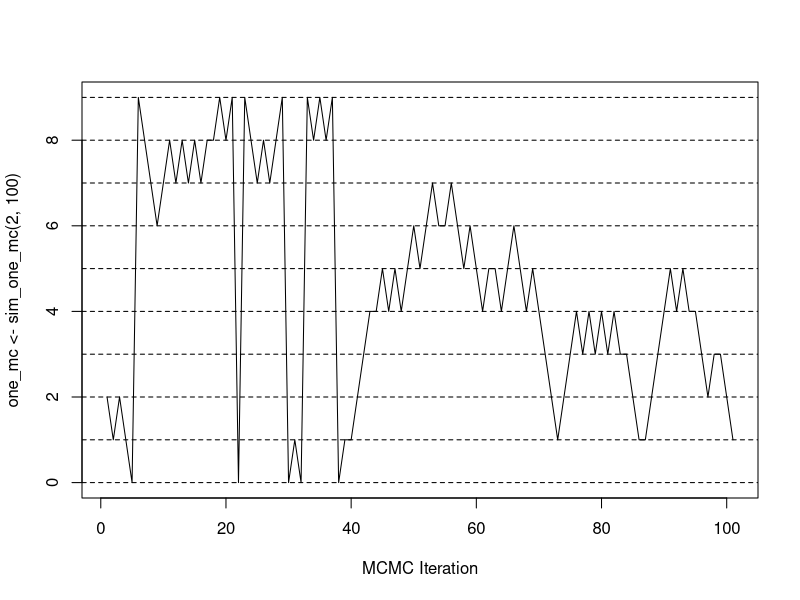
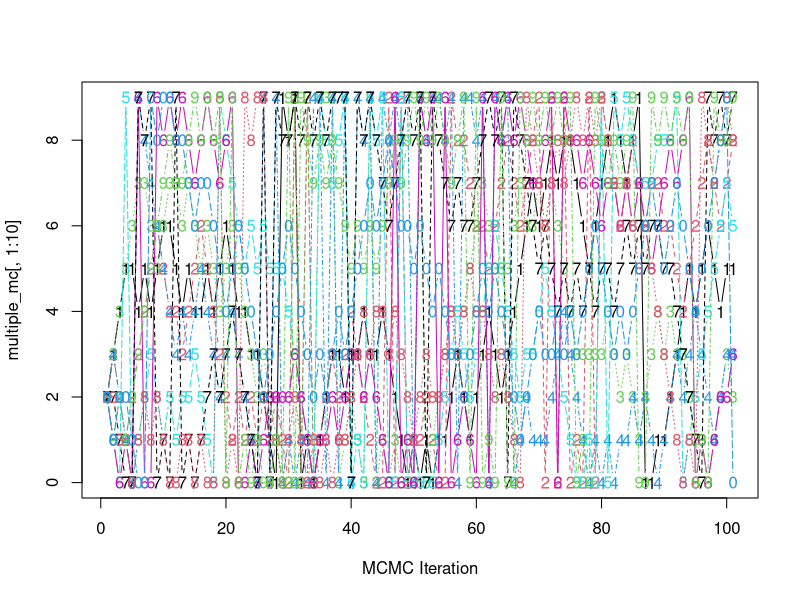
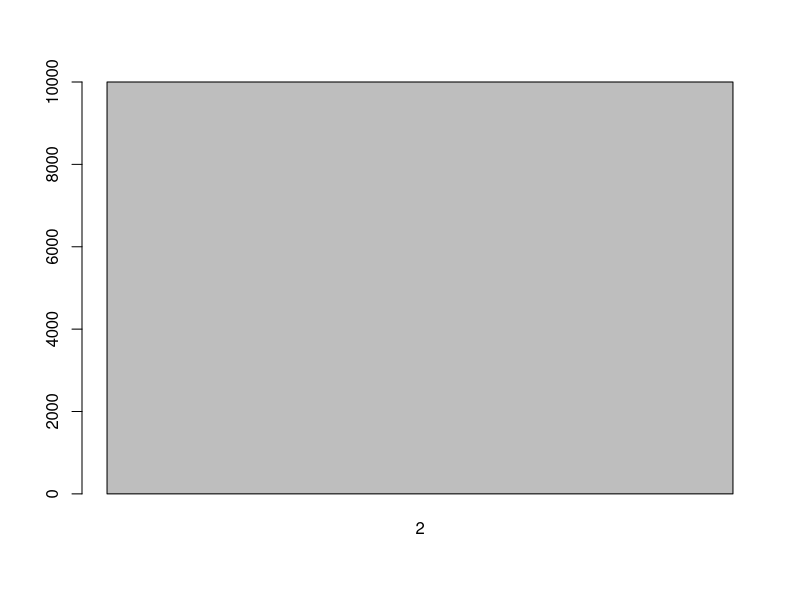
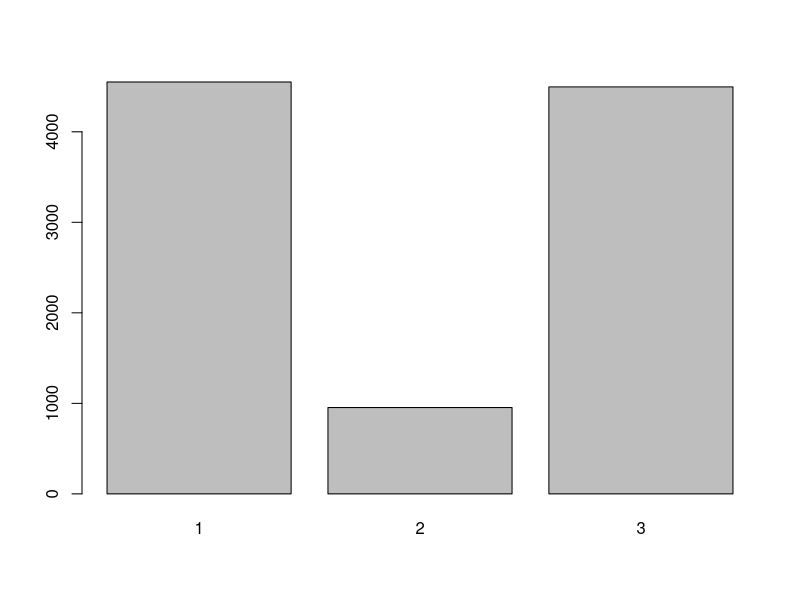
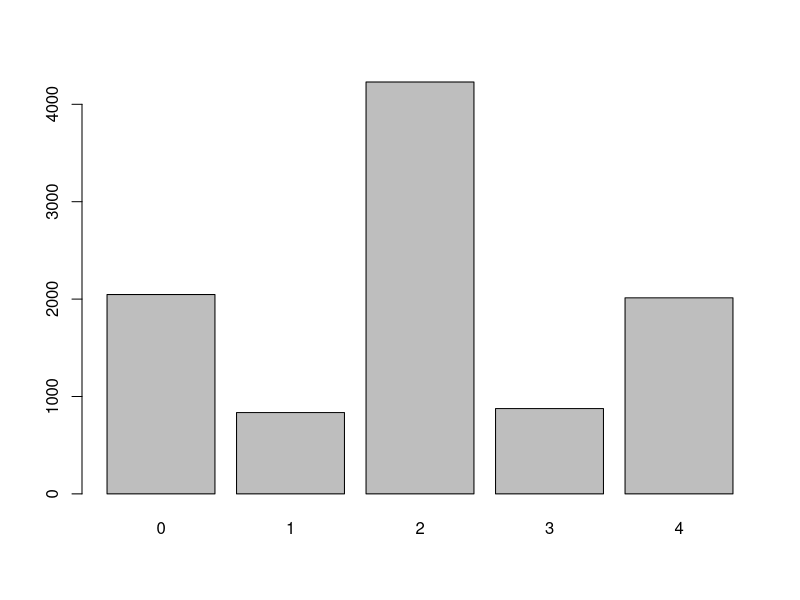
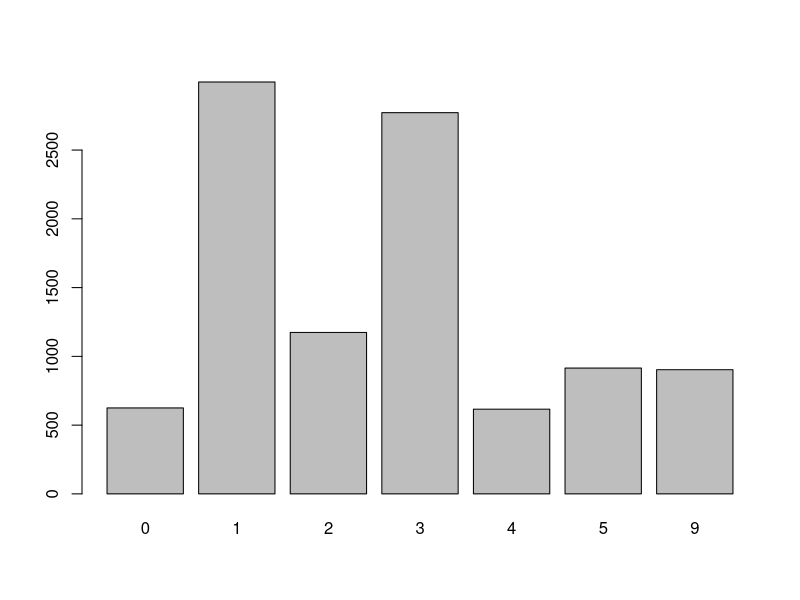
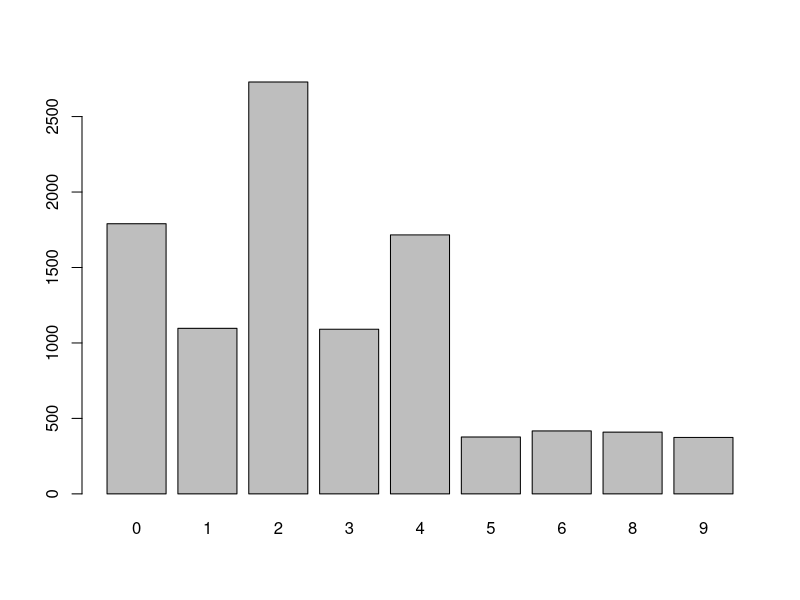
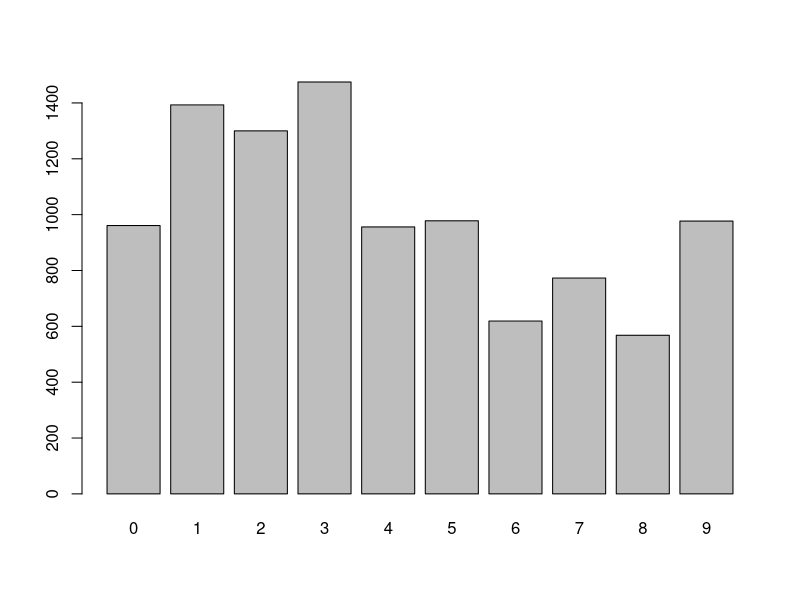

These figures' R source, in order:
## ---- chunk 1
## a function that similates a markov chain
sim_one_mc <- function (ini, iters, n = 10)
{
    forward <- function(i) 
    {  if( i == n - 1) 0 
       else i + 1
    }
    backward <- function(i)
    {  if( i == 0 ) n - 1
       else i - 1
    }
    
    mc <- rep (0, iters + 1)
    mc[1] <- ini
    for (i in 2: (iters+1))
    {
        
        u <- runif(1)
        if(u < 0.45)  mc[i] <- forward(mc[i-1])
        else if( u > 0.55 ) mc[i] <- backward(mc[i-1])
        else mc[i] <- mc[i-1]
        
    }
    mc
}

## ---- chunk 2
plot(one_mc <- sim_one_mc (2,100) , type = "l", xlab = "MCMC Iteration")
abline (h = 0:9, lty = 2)

## simulate 1000 chain
multiple_mc <- replicate (10000, sim_one_mc (2, 100))
#head (multiple_mc)
matplot (multiple_mc[, 1:10], type = "b", xlab = "MCMC Iteration")

## look at iteration 1
barplot(table (multiple_mc[1,])) 

## look at iteration 2
barplot(table (multiple_mc[2,])) 

## look at iteration 3
barplot(table (multiple_mc[3,])) 

## look at iteration 4
barplot(table (multiple_mc[4,])) 

## look at iteration 5
barplot(table (multiple_mc[5,])) 

## look at iteration 10
barplot(table (multiple_mc[10,])) 

## look at iteration 20
barplot(table (multiple_mc[20,])) 

## look at iteration 90
barplot(table (multiple_mc[90,])) 
## ---- chunk 3
plot(one_mc <- sim_one_mc (2,5000) , type = "l")
## barplot of state distribution
barplot(table (one_mc[-(1:20)]))
## time correlation
acf (one_mc)

## ---- chunk 4
## a function that similates a markov chain
sim_one_mc2 <- function (ini, iters, n = 10)
{
    forward <- function(i) 
    {  if( i == n - 1) n-1 
       else i + 1
    }
    backward <- function(i)
    {  if( i == 0 ) 0
       else i - 1
    }
    
    mc <- rep (0, iters + 1)
    mc[1] <- ini
    for (i in 2: (iters+1))
    {
        
        u <- runif(1)
        if(u < 0.4)  mc[i] <- forward(mc[i-1])
        else if( u > 0.8 ) mc[i] <- backward(mc[i-1])
        else mc[i] <- mc[i-1]
        
    }
    mc
}

a.short.chain <- sim_one_mc2 (2, 100)

plot (a.short.chain,type = "b")


## simulate 1000 chain

multiple_mc <- replicate (1000, sim_one_mc2 (2, 500))
#head (multiple_mc)
matplot (multiple_mc[, 1:10], type = "b", xlab = "MCMC Iteration")

## look at iteration 1
barplot(table (multiple_mc[1,])/1000) 

## look at iteration 2
barplot(table (multiple_mc[2,])/1000) 

## look at iteration 10
barplot(table (multiple_mc[10,])/1000) 

## look at iteration 500
barplot(table (multiple_mc[500,])/1000)

a.long.chain <- sim_one_mc2 (2, 5000)

plot (a.long.chain,type = "b")

barplot(table(a.long.chain)/5000)
